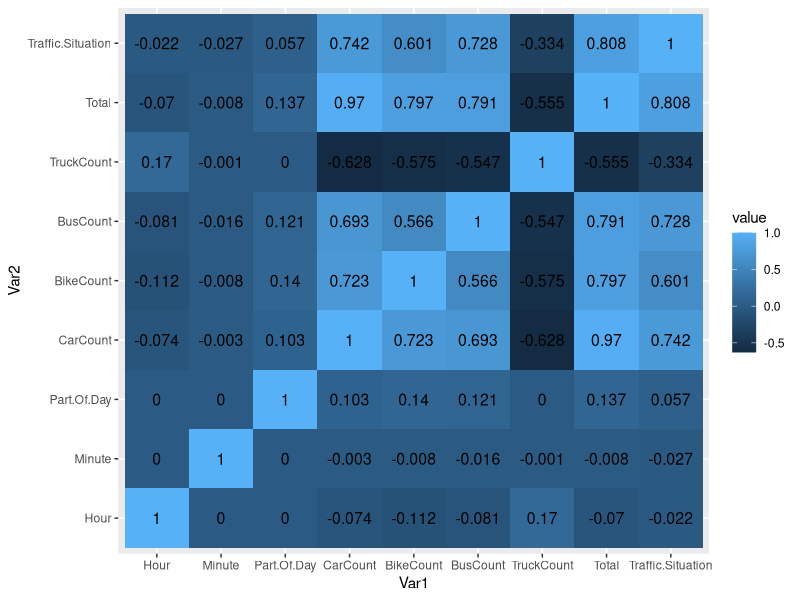
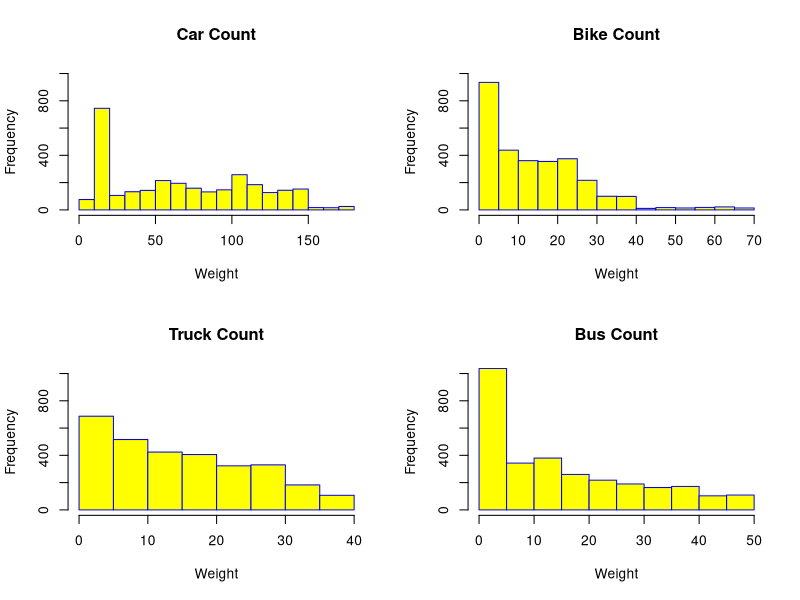

The R source for these figures, in order:
#library imports
library(dplyr)
library(tidyr) #used for separate() function
library(lattice) #used for correlation heatmap
library(reshape2) #used for melt function in heatmap
library(ggplot2)

#import dataset of one month traffic data
data <- read.csv("oneMonthDataset.csv")
#add id column with serial number
data$id <- seq.int(nrow(data))

#summary of orignal dataset
summary(data)

#feature engineering
numericReplacedData <- data
dataColNames <- colnames(numericReplacedData)
#repace low, normal, high, heavy with numeric 1, 2, 3 and 4 for easier analysis
numericReplacedData %>% distinct(Traffic.Situation)
numericReplacedData %>% count(Traffic.Situation)
numericReplacedData$Traffic.Situation <- c(low = 1, normal = 2, high = 3, heavy = 4)[numericReplacedData$Traffic.Situation]
#replace days of week sunday to saturady with numeric values 1 to 7
numericReplacedData %>% distinct(Day.of.the.week)
numericReplacedData %>% count(Day.of.the.week)
numericReplacedData$Day.of.the.week <- c(Sunday = 1, Monday = 2, Tuesday = 3, Wednesday = 4, Thursday = 5, Friday = 6, Saturday = 7)[numericReplacedData$Day.of.the.week]
#separate time into hour minute and seconds (AM/PM is attachd with seconds in Part3 column)
numericReplacedData <- numericReplacedData %>% separate(Time, into = c('Hour', 'Minute', 'Part3'), sep = ':')
#separate seconds and AM/PM
numericReplacedData <- numericReplacedData %>% separate(Part3, into = c('Seconds', 'Part.Of.Day'), sep = ' ')
#replace Am and PM with numeric 0 nd 1 for easier analysis
numericReplacedData %>% distinct(Part.Of.Day)
numericReplacedData %>% count(Part.Of.Day)
numericReplacedData$Part.Of.Day <- c(AM = 0, PM = 1)[numericReplacedData$Part.Of.Day]
#check for distinct vales in newly created columns
numericReplacedData %>% distinct(Hour)
numericReplacedData %>% distinct(Minute)
numericReplacedData %>% distinct(Seconds)
numericReplacedData %>% distinct(Part.Of.Day)
#remove 'Seconds' column as there is only 1 distinct values
numericReplacedData$Seconds <- NULL
#convert 'hour' and 'minute' into numeric data type
numericReplacedData$Hour <- as.integer(numericReplacedData$Hour)
numericReplacedData$Minute <- as.integer(numericReplacedData$Minute)
#summary of modified dataset (after factoring all columns into numeric datatype)
summary(numericReplacedData)

#correlation and heat map for upadted dataset (numericReplacedData)
#find correlation between all numeric columns
corDataSet <- subset(numericReplacedData, select = -c( Date, Day.of.the.week, id))
correlationMatrix = round(cor(corDataSet), 3)
correlationMatrix
#plot heat map for the correlation matrix
meltedCorrelationMatrix <- melt(correlationMatrix) 
meltedCorrelationMatrix
ggplot(data = meltedCorrelationMatrix, aes(x = Var1, y = Var2, fill = value)) + 
  geom_tile() + 
  geom_text(aes(Var2, Var1, label = value), color = "black", size = 4)

par(mfrow = c(2, 2))
hist(numericReplacedData$CarCount , main = "Car Count", xlab = "Weight",ylim = c(0,1000),col = "yellow",border = "blue")
hist(numericReplacedData$BikeCount , main = "Bike Count", xlab = "Weight",ylim = c(0,1000),col = "yellow",border = "blue")
hist(numericReplacedData$TruckCount , main = "Truck Count", xlab = "Weight",ylim = c(0,1000),col = "yellow",border = "blue")
hist(numericReplacedData$BusCount , main = "Bus Count", xlab = "Weight",ylim = c(0,1000),col = "yellow",border = "blue")

write.csv(numericReplacedData, "numericDataset.csv", row.names = FALSE)
